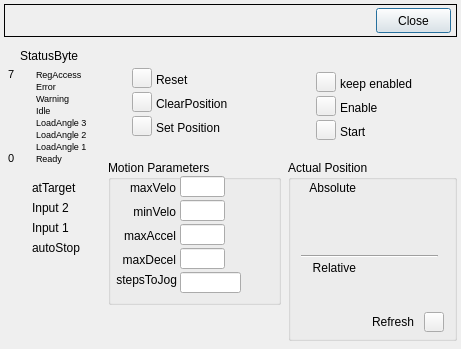
<?xml version="1.0" encoding="UTF-8"?>
<ui version="4.0">
 <class>Control</class>
 <widget class="QDialog" name="Control">
  <property name="geometry">
   <rect>
    <x>0</x>
    <y>0</y>
    <width>461</width>
    <height>349</height>
   </rect>
  </property>
  <property name="windowTitle">
   <string>Dialog</string>
  </property>
  <widget class="QFrame" name="frame">
   <property name="geometry">
    <rect>
     <x>4</x>
     <y>4</y>
     <width>453</width>
     <height>33</height>
    </rect>
   </property>
   <property name="frameShape">
    <enum>QFrame::Box</enum>
   </property>
   <property name="frameShadow">
    <enum>QFrame::Plain</enum>
   </property>
   <widget class="QPushButton" name="ctrlClosePB">
    <property name="geometry">
     <rect>
      <x>372</x>
      <y>4</y>
      <width>75</width>
      <height>25</height>
     </rect>
    </property>
    <property name="text">
     <string>Close</string>
    </property>
   </widget>
   <widget class="QELabel" name="qelabel">
    <property name="geometry">
     <rect>
      <x>8</x>
      <y>4</y>
      <width>81</width>
      <height>25</height>
     </rect>
    </property>
    <property name="font">
     <font>
      <pointsize>12</pointsize>
     </font>
    </property>
    <property name="variable" stdset="0">
     <string>$(P):LI:$(Q)-$(N):DATA.DESC</string>
    </property>
    <property name="variableSubstitutions" stdset="0">
     <string>P=CHA,Q=2531-1,N=2</string>
    </property>
    <property name="displayAlarmState">
     <bool>false</bool>
    </property>
   </widget>
   <widget class="QELabel" name="qelabel_6">
    <property name="geometry">
     <rect>
      <x>96</x>
      <y>8</y>
      <width>81</width>
      <height>16</height>
     </rect>
    </property>
    <property name="font">
     <font>
      <pointsize>11</pointsize>
      <weight>75</weight>
      <bold>true</bold>
     </font>
    </property>
    <property name="variable" stdset="0">
     <string>$(P):MBBI:$(Q)-$(N):CH1:MOTOR:STATE</string>
    </property>
    <property name="variableSubstitutions" stdset="0">
     <string>P=CHA,Q=2531-1,N=2</string>
    </property>
    <property name="displayAlarmState">
     <bool>false</bool>
    </property>
   </widget>
  </widget>
  <widget class="QLabel" name="label">
   <property name="geometry">
    <rect>
     <x>20</x>
     <y>48</y>
     <width>69</width>
     <height>16</height>
    </rect>
   </property>
   <property name="text">
    <string>StatusByte</string>
   </property>
  </widget>
  <widget class="QLabel" name="SB_label_4">
   <property name="geometry">
    <rect>
     <x>36</x>
     <y>104</y>
     <width>65</width>
     <height>12</height>
    </rect>
   </property>
   <property name="font">
    <font>
     <pointsize>7</pointsize>
    </font>
   </property>
   <property name="text">
    <string>Idle</string>
   </property>
  </widget>
  <widget class="QLabel" name="SB_label_6">
   <property name="geometry">
    <rect>
     <x>36</x>
     <y>80</y>
     <width>65</width>
     <height>12</height>
    </rect>
   </property>
   <property name="font">
    <font>
     <pointsize>7</pointsize>
    </font>
   </property>
   <property name="text">
    <string>Error</string>
   </property>
  </widget>
  <widget class="QLabel" name="SB_label_2">
   <property name="geometry">
    <rect>
     <x>36</x>
     <y>128</y>
     <width>65</width>
     <height>12</height>
    </rect>
   </property>
   <property name="font">
    <font>
     <pointsize>7</pointsize>
    </font>
   </property>
   <property name="text">
    <string>LoadAngle 2</string>
   </property>
  </widget>
  <widget class="QLabel" name="label_2">
   <property name="geometry">
    <rect>
     <x>8</x>
     <y>152</y>
     <width>12</width>
     <height>12</height>
    </rect>
   </property>
   <property name="font">
    <font>
     <pointsize>8</pointsize>
    </font>
   </property>
   <property name="text">
    <string>0</string>
   </property>
  </widget>
  <widget class="QLabel" name="SB_label_5">
   <property name="geometry">
    <rect>
     <x>36</x>
     <y>92</y>
     <width>65</width>
     <height>12</height>
    </rect>
   </property>
   <property name="font">
    <font>
     <pointsize>7</pointsize>
    </font>
   </property>
   <property name="text">
    <string>Warning</string>
   </property>
  </widget>
  <widget class="QLabel" name="SB_label_3">
   <property name="geometry">
    <rect>
     <x>36</x>
     <y>116</y>
     <width>65</width>
     <height>12</height>
    </rect>
   </property>
   <property name="font">
    <font>
     <pointsize>7</pointsize>
    </font>
   </property>
   <property name="text">
    <string>LoadAngle 3</string>
   </property>
  </widget>
  <widget class="QEBitStatus" name="qebitstatus">
   <property name="geometry">
    <rect>
     <x>20</x>
     <y>68</y>
     <width>12</width>
     <height>96</height>
    </rect>
   </property>
   <property name="Orientation">
    <enum>QBitStatus::LSB_On_Bottom</enum>
   </property>
   <property name="offColour">
    <color>
     <red>157</red>
     <green>171</green>
     <blue>193</blue>
    </color>
   </property>
   <property name="variable" stdset="0">
    <string>$(P):LI:$(Q)-$(N):SBYTE</string>
   </property>
   <property name="variableSubstitutions" stdset="0">
    <string>P=CHA,Q=2531-1,N=2</string>
   </property>
  </widget>
  <widget class="QLabel" name="SB_label_1">
   <property name="geometry">
    <rect>
     <x>36</x>
     <y>140</y>
     <width>65</width>
     <height>12</height>
    </rect>
   </property>
   <property name="font">
    <font>
     <pointsize>7</pointsize>
    </font>
   </property>
   <property name="text">
    <string>LoadAngle 1</string>
   </property>
  </widget>
  <widget class="QLabel" name="SB_label_0">
   <property name="geometry">
    <rect>
     <x>36</x>
     <y>152</y>
     <width>65</width>
     <height>12</height>
    </rect>
   </property>
   <property name="font">
    <font>
     <pointsize>7</pointsize>
    </font>
   </property>
   <property name="text">
    <string>Ready</string>
   </property>
  </widget>
  <widget class="QLabel" name="label_3">
   <property name="geometry">
    <rect>
     <x>8</x>
     <y>68</y>
     <width>12</width>
     <height>12</height>
    </rect>
   </property>
   <property name="font">
    <font>
     <pointsize>8</pointsize>
    </font>
   </property>
   <property name="text">
    <string>7</string>
   </property>
  </widget>
  <widget class="QLabel" name="SB_label_7">
   <property name="geometry">
    <rect>
     <x>36</x>
     <y>68</y>
     <width>65</width>
     <height>12</height>
    </rect>
   </property>
   <property name="font">
    <font>
     <pointsize>7</pointsize>
    </font>
   </property>
   <property name="text">
    <string>RegAccess</string>
   </property>
  </widget>
  <widget class="QEBitStatus" name="qebitstatus_10">
   <property name="geometry">
    <rect>
     <x>12</x>
     <y>240</y>
     <width>16</width>
     <height>16</height>
    </rect>
   </property>
   <property name="numberOfBits">
    <number>1</number>
   </property>
   <property name="shift">
    <number>5</number>
   </property>
   <property name="onColour">
    <color>
     <red>0</red>
     <green>255</green>
     <blue>0</blue>
    </color>
   </property>
   <property name="offColour">
    <color>
     <red>255</red>
     <green>0</green>
     <blue>0</blue>
    </color>
   </property>
   <property name="variable" stdset="0">
    <string>$(P):LO:$(Q)-$(N):CBYTE</string>
   </property>
   <property name="variableSubstitutions" stdset="0">
    <string>P=CHA,Q=2531-1,N=2</string>
   </property>
  </widget>
  <widget class="QLabel" name="label_7">
   <property name="geometry">
    <rect>
     <x>32</x>
     <y>240</y>
     <width>56</width>
     <height>15</height>
    </rect>
   </property>
   <property name="text">
    <string>autoStop</string>
   </property>
  </widget>
  <widget class="QLabel" name="label_23">
   <property name="geometry">
    <rect>
     <x>32</x>
     <y>220</y>
     <width>56</width>
     <height>15</height>
    </rect>
   </property>
   <property name="text">
    <string>Input 1</string>
   </property>
  </widget>
  <widget class="QEBitStatus" name="qebitstatus_9">
   <property name="geometry">
    <rect>
     <x>12</x>
     <y>200</y>
     <width>16</width>
     <height>16</height>
    </rect>
   </property>
   <property name="numberOfBits">
    <number>1</number>
   </property>
   <property name="shift">
    <number>1</number>
   </property>
   <property name="onColour">
    <color>
     <red>0</red>
     <green>255</green>
     <blue>0</blue>
    </color>
   </property>
   <property name="offColour">
    <color>
     <red>156</red>
     <green>173</green>
     <blue>194</blue>
    </color>
   </property>
   <property name="variable" stdset="0">
    <string>$(P):LI:$(Q)-$(N):SWORD</string>
   </property>
   <property name="variableSubstitutions" stdset="0">
    <string>P=CHA,Q=2531-1,N=2</string>
   </property>
  </widget>
  <widget class="QLabel" name="label_24">
   <property name="geometry">
    <rect>
     <x>32</x>
     <y>200</y>
     <width>56</width>
     <height>15</height>
    </rect>
   </property>
   <property name="text">
    <string>Input 2</string>
   </property>
  </widget>
  <widget class="QEBitStatus" name="qebitstatus_8">
   <property name="geometry">
    <rect>
     <x>12</x>
     <y>220</y>
     <width>16</width>
     <height>16</height>
    </rect>
   </property>
   <property name="numberOfBits">
    <number>1</number>
   </property>
   <property name="shift">
    <number>0</number>
   </property>
   <property name="onColour">
    <color>
     <red>0</red>
     <green>255</green>
     <blue>0</blue>
    </color>
   </property>
   <property name="offColour">
    <color>
     <red>156</red>
     <green>173</green>
     <blue>194</blue>
    </color>
   </property>
   <property name="variable" stdset="0">
    <string>$(P):LI:$(Q)-$(N):SWORD</string>
   </property>
   <property name="variableSubstitutions" stdset="0">
    <string>P=CHA,Q=2531-1,N=2</string>
   </property>
  </widget>
  <widget class="QLabel" name="label_8">
   <property name="geometry">
    <rect>
     <x>32</x>
     <y>180</y>
     <width>56</width>
     <height>15</height>
    </rect>
   </property>
   <property name="text">
    <string>atTarget</string>
   </property>
  </widget>
  <widget class="QEBitStatus" name="qebitstatus_7">
   <property name="geometry">
    <rect>
     <x>12</x>
     <y>180</y>
     <width>16</width>
     <height>16</height>
    </rect>
   </property>
   <property name="numberOfBits">
    <number>1</number>
   </property>
   <property name="shift">
    <number>3</number>
   </property>
   <property name="onColour">
    <color>
     <red>0</red>
     <green>255</green>
     <blue>0</blue>
    </color>
   </property>
   <property name="offColour">
    <color>
     <red>156</red>
     <green>173</green>
     <blue>194</blue>
    </color>
   </property>
   <property name="variable" stdset="0">
    <string>$(P):LI:$(Q)-$(N):SWORD</string>
   </property>
   <property name="variableSubstitutions" stdset="0">
    <string>P=CHA,Q=2531-1,N=2</string>
   </property>
  </widget>
  <widget class="QLabel" name="label_4">
   <property name="geometry">
    <rect>
     <x>156</x>
     <y>72</y>
     <width>33</width>
     <height>16</height>
    </rect>
   </property>
   <property name="text">
    <string>Reset</string>
   </property>
  </widget>
  <widget class="QLabel" name="label_5">
   <property name="geometry">
    <rect>
     <x>156</x>
     <y>96</y>
     <width>77</width>
     <height>16</height>
    </rect>
   </property>
   <property name="text">
    <string>ClearPosition</string>
   </property>
  </widget>
  <widget class="QLabel" name="label_6">
   <property name="geometry">
    <rect>
     <x>156</x>
     <y>120</y>
     <width>81</width>
     <height>16</height>
    </rect>
   </property>
   <property name="text">
    <string>Set Position</string>
   </property>
  </widget>
  <widget class="QGroupBox" name="groupBox_4">
   <property name="geometry">
    <rect>
     <x>108</x>
     <y>160</y>
     <width>173</width>
     <height>145</height>
    </rect>
   </property>
   <property name="title">
    <string>Motion Parameters</string>
   </property>
   <widget class="QELabel" name="qelabel_9">
    <property name="geometry">
     <rect>
      <x>120</x>
      <y>92</y>
      <width>41</width>
      <height>16</height>
     </rect>
    </property>
    <property name="variable" stdset="0">
     <string>$(P):LI:$(Q)-$(N):RWR:MAXD</string>
    </property>
    <property name="variableSubstitutions" stdset="0">
     <string>P=CHA,Q=2531-1,N=2</string>
    </property>
    <property name="displayAlarmState">
     <bool>false</bool>
    </property>
   </widget>
   <widget class="QELineEdit" name="qelineedit_5">
    <property name="geometry">
     <rect>
      <x>72</x>
      <y>40</y>
      <width>45</width>
      <height>21</height>
     </rect>
    </property>
    <property name="variable" stdset="0">
     <string>$(P):LO:SC:$(Q)-$(N):RWR:MINV</string>
    </property>
    <property name="variableSubstitutions" stdset="0">
     <string>P=CHA,Q=2531-1,N=2</string>
    </property>
   </widget>
   <widget class="QELineEdit" name="qelineedit_6">
    <property name="geometry">
     <rect>
      <x>72</x>
      <y>64</y>
      <width>45</width>
      <height>21</height>
     </rect>
    </property>
    <property name="variable" stdset="0">
     <string>$(P):LO:SC:$(Q)-$(N):RWR:MAXA</string>
    </property>
    <property name="variableSubstitutions" stdset="0">
     <string>P=CHA,Q=2531-1,N=2</string>
    </property>
   </widget>
   <widget class="QELabel" name="qelabel_10">
    <property name="geometry">
     <rect>
      <x>120</x>
      <y>44</y>
      <width>41</width>
      <height>16</height>
     </rect>
    </property>
    <property name="variable" stdset="0">
     <string>$(P):LI:$(Q)-$(N):RWR:MINV</string>
    </property>
    <property name="variableSubstitutions" stdset="0">
     <string>P=CHA,Q=2531-1,N=2</string>
    </property>
    <property name="displayAlarmState">
     <bool>false</bool>
    </property>
   </widget>
   <widget class="QELabel" name="qelabel_11">
    <property name="geometry">
     <rect>
      <x>120</x>
      <y>20</y>
      <width>41</width>
      <height>16</height>
     </rect>
    </property>
    <property name="variable" stdset="0">
     <string>$(P):LI:$(Q)-$(N):RWR:MAXV</string>
    </property>
    <property name="variableSubstitutions" stdset="0">
     <string>P=CHA,Q=2531-1,N=2</string>
    </property>
    <property name="displayAlarmState">
     <bool>false</bool>
    </property>
   </widget>
   <widget class="QELineEdit" name="qelineedit_7">
    <property name="geometry">
     <rect>
      <x>72</x>
      <y>88</y>
      <width>45</width>
      <height>21</height>
     </rect>
    </property>
    <property name="variable" stdset="0">
     <string>$(P):LO:SC:$(Q)-$(N):RWR:MAXD</string>
    </property>
    <property name="variableSubstitutions" stdset="0">
     <string>P=CHA,Q=2531-1N=2</string>
    </property>
   </widget>
   <widget class="QELabel" name="qelabel_12">
    <property name="geometry">
     <rect>
      <x>120</x>
      <y>68</y>
      <width>41</width>
      <height>16</height>
     </rect>
    </property>
    <property name="variable" stdset="0">
     <string>$(P):LI:$(Q)-$(N):RWR:MAXA</string>
    </property>
    <property name="variableSubstitutions" stdset="0">
     <string>P=CHA,Q=2531-1,N=2</string>
    </property>
    <property name="displayAlarmState">
     <bool>false</bool>
    </property>
   </widget>
   <widget class="QLabel" name="label_47">
    <property name="geometry">
     <rect>
      <x>12</x>
      <y>20</y>
      <width>56</width>
      <height>15</height>
     </rect>
    </property>
    <property name="text">
     <string>maxVelo</string>
    </property>
    <property name="alignment">
     <set>Qt::AlignRight|Qt::AlignTrailing|Qt::AlignVCenter</set>
    </property>
   </widget>
   <widget class="QLabel" name="label_48">
    <property name="geometry">
     <rect>
      <x>12</x>
      <y>44</y>
      <width>56</width>
      <height>15</height>
     </rect>
    </property>
    <property name="text">
     <string>minVelo</string>
    </property>
    <property name="alignment">
     <set>Qt::AlignRight|Qt::AlignTrailing|Qt::AlignVCenter</set>
    </property>
   </widget>
   <widget class="QLabel" name="label_49">
    <property name="geometry">
     <rect>
      <x>7</x>
      <y>68</y>
      <width>61</width>
      <height>15</height>
     </rect>
    </property>
    <property name="text">
     <string>maxAccel</string>
    </property>
    <property name="alignment">
     <set>Qt::AlignRight|Qt::AlignTrailing|Qt::AlignVCenter</set>
    </property>
   </widget>
   <widget class="QLabel" name="label_50">
    <property name="geometry">
     <rect>
      <x>7</x>
      <y>92</y>
      <width>61</width>
      <height>15</height>
     </rect>
    </property>
    <property name="text">
     <string>maxDecel</string>
    </property>
    <property name="alignment">
     <set>Qt::AlignRight|Qt::AlignTrailing|Qt::AlignVCenter</set>
    </property>
   </widget>
   <widget class="QELineEdit" name="qelineedit_8">
    <property name="geometry">
     <rect>
      <x>72</x>
      <y>16</y>
      <width>45</width>
      <height>21</height>
     </rect>
    </property>
    <property name="variable" stdset="0">
     <string>$(P):LO:SC:$(Q)-$(N):RWR:MAXV</string>
    </property>
    <property name="variableSubstitutions" stdset="0">
     <string>P=CHA,Q=2531-1,N=2</string>
    </property>
   </widget>
   <widget class="QELineEdit" name="qelineedit_9">
    <property name="geometry">
     <rect>
      <x>72</x>
      <y>112</y>
      <width>61</width>
      <height>21</height>
     </rect>
    </property>
    <property name="variable" stdset="0">
     <string>$(P):LO:$(Q)-$(N):CH1:JOG:VAL</string>
    </property>
    <property name="variableSubstitutions" stdset="0">
     <string>P=CHA,Q=2531-1,N=2</string>
    </property>
   </widget>
   <widget class="QLabel" name="label_51">
    <property name="geometry">
     <rect>
      <x>0</x>
      <y>112</y>
      <width>69</width>
      <height>15</height>
     </rect>
    </property>
    <property name="text">
     <string>stepsToJog</string>
    </property>
    <property name="alignment">
     <set>Qt::AlignRight|Qt::AlignTrailing|Qt::AlignVCenter</set>
    </property>
   </widget>
  </widget>
  <widget class="QGroupBox" name="groupBox">
   <property name="geometry">
    <rect>
     <x>288</x>
     <y>160</y>
     <width>169</width>
     <height>181</height>
    </rect>
   </property>
   <property name="title">
    <string>Actual Position</string>
   </property>
   <widget class="QLabel" name="label_16">
    <property name="geometry">
     <rect>
      <x>84</x>
      <y>154</y>
      <width>49</width>
      <height>16</height>
     </rect>
    </property>
    <property name="text">
     <string>Refresh</string>
    </property>
   </widget>
   <widget class="QELabel" name="qelabel_2">
    <property name="geometry">
     <rect>
      <x>56</x>
      <y>56</y>
      <width>97</width>
      <height>16</height>
     </rect>
    </property>
    <property name="alignment">
     <set>Qt::AlignRight|Qt::AlignTrailing|Qt::AlignVCenter</set>
    </property>
    <property name="variable" stdset="0">
     <string>$(P):CALC:$(Q)-$(N):CH1:POS:MM</string>
    </property>
    <property name="variableSubstitutions" stdset="0">
     <string>P=CHA,Q=2531-1,N=2</string>
    </property>
    <property name="displayAlarmState">
     <bool>false</bool>
    </property>
    <property name="trailingZeros">
     <bool>false</bool>
    </property>
   </widget>
   <widget class="QELabel" name="qelabel_3">
    <property name="geometry">
     <rect>
      <x>56</x>
      <y>36</y>
      <width>97</width>
      <height>16</height>
     </rect>
    </property>
    <property name="alignment">
     <set>Qt::AlignRight|Qt::AlignTrailing|Qt::AlignVCenter</set>
    </property>
    <property name="variable" stdset="0">
     <string>$(P):LI:$(Q)-$(N):CH1:POS</string>
    </property>
    <property name="variableSubstitutions" stdset="0">
     <string>P=CHA,Q=2531-1,N=2</string>
    </property>
    <property name="displayAlarmState">
     <bool>false</bool>
    </property>
    <property name="trailingZeros">
     <bool>false</bool>
    </property>
   </widget>
   <widget class="QELabel" name="qelabel_4">
    <property name="geometry">
     <rect>
      <x>56</x>
      <y>76</y>
      <width>97</width>
      <height>16</height>
     </rect>
    </property>
    <property name="alignment">
     <set>Qt::AlignRight|Qt::AlignTrailing|Qt::AlignVCenter</set>
    </property>
    <property name="variable" stdset="0">
     <string>$(P):CALC:$(Q)-$(N):CH1:SET:POS:TOREV</string>
    </property>
    <property name="variableSubstitutions" stdset="0">
     <string>P=CHA,Q=2531-1,N=2</string>
    </property>
    <property name="displayAlarmState">
     <bool>false</bool>
    </property>
   </widget>
   <widget class="QLabel" name="label_17">
    <property name="geometry">
     <rect>
      <x>12</x>
      <y>20</y>
      <width>56</width>
      <height>15</height>
     </rect>
    </property>
    <property name="text">
     <string>Absolute</string>
    </property>
    <property name="alignment">
     <set>Qt::AlignRight|Qt::AlignTrailing|Qt::AlignVCenter</set>
    </property>
   </widget>
   <widget class="Line" name="line">
    <property name="geometry">
     <rect>
      <x>13</x>
      <y>92</y>
      <width>137</width>
      <height>8</height>
     </rect>
    </property>
    <property name="orientation">
     <enum>Qt::Horizontal</enum>
    </property>
   </widget>
   <widget class="QLabel" name="label_18">
    <property name="geometry">
     <rect>
      <x>12</x>
      <y>100</y>
      <width>56</width>
      <height>15</height>
     </rect>
    </property>
    <property name="text">
     <string>Relative</string>
    </property>
    <property name="alignment">
     <set>Qt::AlignRight|Qt::AlignTrailing|Qt::AlignVCenter</set>
    </property>
   </widget>
   <widget class="QELabel" name="qelabel_5">
    <property name="geometry">
     <rect>
      <x>56</x>
      <y>120</y>
      <width>97</width>
      <height>16</height>
     </rect>
    </property>
    <property name="alignment">
     <set>Qt::AlignRight|Qt::AlignTrailing|Qt::AlignVCenter</set>
    </property>
    <property name="variable" stdset="0">
     <string>$(P):CALC:$(Q)-$(N):CH1:SET:INC:STEP</string>
    </property>
    <property name="variableSubstitutions" stdset="0">
     <string>P=CHA,Q=2531-1,N=2</string>
    </property>
    <property name="displayAlarmState">
     <bool>false</bool>
    </property>
    <property name="trailingZeros">
     <bool>false</bool>
    </property>
   </widget>
   <widget class="CAButton" name="cabutton_7">
    <property name="geometry">
     <rect>
      <x>136</x>
      <y>152</y>
      <width>20</width>
      <height>20</height>
     </rect>
    </property>
    <property name="autoDefault">
     <bool>false</bool>
    </property>
    <property name="useTextColor">
     <bool>true</bool>
    </property>
    <property name="writeOnRelease" stdset="0">
     <bool>true</bool>
    </property>
    <property name="writeBits" stdset="0">
     <bool>false</bool>
    </property>
    <property name="onText">
     <string>Yes</string>
    </property>
    <property name="offText">
     <string>Not</string>
    </property>
    <property name="showLabel">
     <bool>false</bool>
    </property>
    <property name="bitNumber" stdset="0">
     <UInt>6</UInt>
    </property>
    <property name="variable" stdset="0">
     <string>$(P):BO:$(Q)-$(N):CH1:READ:POS</string>
    </property>
    <property name="variableSubstitutions" stdset="0">
     <string>P=CHA,Q=2531-1,N=2</string>
    </property>
    <property name="subscribe">
     <bool>true</bool>
    </property>
    <property name="AlarmEnable" stdset="0">
     <bool>false</bool>
    </property>
   </widget>
  </widget>
  <widget class="QLabel" name="label_26">
   <property name="geometry">
    <rect>
     <x>340</x>
     <y>124</y>
     <width>45</width>
     <height>16</height>
    </rect>
   </property>
   <property name="text">
    <string>Start</string>
   </property>
  </widget>
  <widget class="QLabel" name="label_27">
   <property name="geometry">
    <rect>
     <x>340</x>
     <y>76</y>
     <width>89</width>
     <height>16</height>
    </rect>
   </property>
   <property name="text">
    <string>keep enabled</string>
   </property>
  </widget>
  <widget class="QLabel" name="label_25">
   <property name="geometry">
    <rect>
     <x>340</x>
     <y>100</y>
     <width>45</width>
     <height>16</height>
    </rect>
   </property>
   <property name="text">
    <string>Enable</string>
   </property>
  </widget>
  <widget class="CAButton" name="cabutton">
   <property name="geometry">
    <rect>
     <x>132</x>
     <y>68</y>
     <width>20</width>
     <height>20</height>
    </rect>
   </property>
   <property name="autoDefault">
    <bool>false</bool>
   </property>
   <property name="useTextColor">
    <bool>true</bool>
   </property>
   <property name="writeOnRelease" stdset="0">
    <bool>true</bool>
   </property>
   <property name="writeBits" stdset="0">
    <bool>true</bool>
   </property>
   <property name="showLabel">
    <bool>false</bool>
   </property>
   <property name="bitNumber" stdset="0">
    <UInt>6</UInt>
   </property>
   <property name="variable" stdset="0">
    <string>$(P):LO:SC:$(Q)-$(N):CBYTE</string>
   </property>
   <property name="variableSubstitutions" stdset="0">
    <string>P=CHA,Q=2531-1,N=2</string>
   </property>
   <property name="subscribe">
    <bool>true</bool>
   </property>
   <property name="AlarmEnable" stdset="0">
    <bool>false</bool>
   </property>
  </widget>
  <widget class="CAButton" name="cabutton_2">
   <property name="geometry">
    <rect>
     <x>132</x>
     <y>92</y>
     <width>20</width>
     <height>20</height>
    </rect>
   </property>
   <property name="autoDefault">
    <bool>false</bool>
   </property>
   <property name="useTextColor">
    <bool>true</bool>
   </property>
   <property name="writeOnRelease" stdset="0">
    <bool>true</bool>
   </property>
   <property name="writeBits" stdset="0">
    <bool>true</bool>
   </property>
   <property name="showLabel">
    <bool>false</bool>
   </property>
   <property name="bitNumber" stdset="0">
    <UInt>13</UInt>
   </property>
   <property name="variable" stdset="0">
    <string>$(P):LO:SC:$(Q)-$(N):CWORD</string>
   </property>
   <property name="variableSubstitutions" stdset="0">
    <string>P=CHA,Q=2531-1,N=2</string>
   </property>
   <property name="subscribe">
    <bool>true</bool>
   </property>
   <property name="AlarmEnable" stdset="0">
    <bool>false</bool>
   </property>
  </widget>
  <widget class="CAButton" name="cabutton_3">
   <property name="geometry">
    <rect>
     <x>132</x>
     <y>116</y>
     <width>20</width>
     <height>20</height>
    </rect>
   </property>
   <property name="autoDefault">
    <bool>false</bool>
   </property>
   <property name="useTextColor">
    <bool>true</bool>
   </property>
   <property name="writeOnRelease" stdset="0">
    <bool>true</bool>
   </property>
   <property name="writeBits" stdset="0">
    <bool>true</bool>
   </property>
   <property name="showLabel">
    <bool>false</bool>
   </property>
   <property name="bitNumber" stdset="0">
    <UInt>10</UInt>
   </property>
   <property name="variable" stdset="0">
    <string>$(P):LO:SC:$(Q)-$(N):CWORD</string>
   </property>
   <property name="variableSubstitutions" stdset="0">
    <string>P=CHA,Q=2531-1,N=2</string>
   </property>
   <property name="subscribe">
    <bool>true</bool>
   </property>
   <property name="AlarmEnable" stdset="0">
    <bool>false</bool>
   </property>
  </widget>
  <widget class="CAButton" name="cabutton_4">
   <property name="geometry">
    <rect>
     <x>316</x>
     <y>72</y>
     <width>20</width>
     <height>20</height>
    </rect>
   </property>
   <property name="checkable">
    <bool>true</bool>
   </property>
   <property name="autoDefault">
    <bool>false</bool>
   </property>
   <property name="useTextColor">
    <bool>true</bool>
   </property>
   <property name="writeOnPress" stdset="0">
    <bool>false</bool>
   </property>
   <property name="writeOnRelease" stdset="0">
    <bool>false</bool>
   </property>
   <property name="writeOnClick" stdset="0">
    <bool>true</bool>
   </property>
   <property name="writeBits" stdset="0">
    <bool>false</bool>
   </property>
   <property name="onText">
    <string>Yes</string>
   </property>
   <property name="offText">
    <string>Not</string>
   </property>
   <property name="showLabel">
    <bool>false</bool>
   </property>
   <property name="bitNumber" stdset="0">
    <UInt>0</UInt>
   </property>
   <property name="variable" stdset="0">
    <string>$(P):BO:$(Q)-$(N):CH1:MOT:ENABL</string>
   </property>
   <property name="variableSubstitutions" stdset="0">
    <string>P=CHA,Q=2531-1,N=2</string>
   </property>
   <property name="subscribe">
    <bool>true</bool>
   </property>
   <property name="AlarmEnable" stdset="0">
    <bool>false</bool>
   </property>
  </widget>
  <widget class="CAButton" name="cabutton_5">
   <property name="geometry">
    <rect>
     <x>316</x>
     <y>96</y>
     <width>20</width>
     <height>20</height>
    </rect>
   </property>
   <property name="checkable">
    <bool>true</bool>
   </property>
   <property name="autoDefault">
    <bool>false</bool>
   </property>
   <property name="useTextColor">
    <bool>true</bool>
   </property>
   <property name="writeOnPress" stdset="0">
    <bool>false</bool>
   </property>
   <property name="writeOnRelease" stdset="0">
    <bool>false</bool>
   </property>
   <property name="writeOnClick" stdset="0">
    <bool>true</bool>
   </property>
   <property name="writeBits" stdset="0">
    <bool>true</bool>
   </property>
   <property name="onText">
    <string>Yes</string>
   </property>
   <property name="offText">
    <string>Not</string>
   </property>
   <property name="showLabel">
    <bool>false</bool>
   </property>
   <property name="bitNumber" stdset="0">
    <UInt>0</UInt>
   </property>
   <property name="variable" stdset="0">
    <string>$(P):LO:SC:$(Q)-$(N):CBYTE</string>
   </property>
   <property name="variableSubstitutions" stdset="0">
    <string>P=CHA,Q=2531-1,N=2</string>
   </property>
   <property name="subscribe">
    <bool>true</bool>
   </property>
   <property name="AlarmEnable" stdset="0">
    <bool>false</bool>
   </property>
  </widget>
  <widget class="CAButton" name="cabutton_6">
   <property name="geometry">
    <rect>
     <x>316</x>
     <y>120</y>
     <width>20</width>
     <height>20</height>
    </rect>
   </property>
   <property name="checkable">
    <bool>true</bool>
   </property>
   <property name="autoDefault">
    <bool>false</bool>
   </property>
   <property name="useTextColor">
    <bool>true</bool>
   </property>
   <property name="writeOnPress" stdset="0">
    <bool>false</bool>
   </property>
   <property name="writeOnRelease" stdset="0">
    <bool>false</bool>
   </property>
   <property name="writeOnClick" stdset="0">
    <bool>true</bool>
   </property>
   <property name="writeBits" stdset="0">
    <bool>true</bool>
   </property>
   <property name="onText">
    <string>Yes</string>
   </property>
   <property name="offText">
    <string>Not</string>
   </property>
   <property name="showLabel">
    <bool>false</bool>
   </property>
   <property name="bitNumber" stdset="0">
    <UInt>2</UInt>
   </property>
   <property name="variable" stdset="0">
    <string>$(P):LO:SC:$(Q)-$(N):CBYTE</string>
   </property>
   <property name="variableSubstitutions" stdset="0">
    <string>P=CHA,Q=2531-1,N=2</string>
   </property>
   <property name="subscribe">
    <bool>true</bool>
   </property>
   <property name="AlarmEnable" stdset="0">
    <bool>false</bool>
   </property>
  </widget>
 </widget>
 <customwidgets>
  <customwidget>
   <class>AButton</class>
   <extends>QPushButton</extends>
   <header>abutton.h</header>
  </customwidget>
  <customwidget>
   <class>CAButton</class>
   <extends>AButton</extends>
   <header>cabutton.h</header>
  </customwidget>
  <customwidget>
   <class>QEBitStatus</class>
   <extends>QBitStatus</extends>
   <header>QEBitStatus.h</header>
  </customwidget>
  <customwidget>
   <class>QELabel</class>
   <extends>QLabel</extends>
   <header>QELabel.h</header>
  </customwidget>
  <customwidget>
   <class>QELineEdit</class>
   <extends>QLineEdit</extends>
   <header>QELineEdit.h</header>
  </customwidget>
  <customwidget>
   <class>QBitStatus</class>
   <extends>QWidget</extends>
   <header>QBitStatus.h</header>
  </customwidget>
 </customwidgets>
 <resources/>
 <connections/>
</ui>
